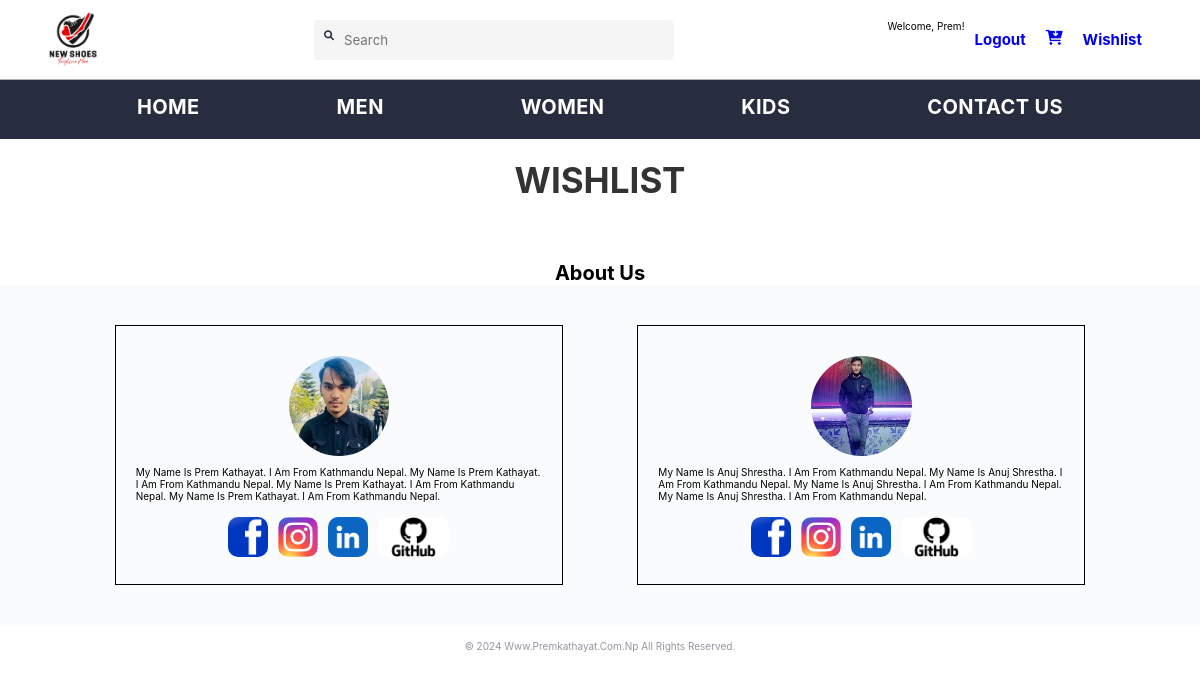
The page /wishlist.php (signed in) on the database as committed earlier.
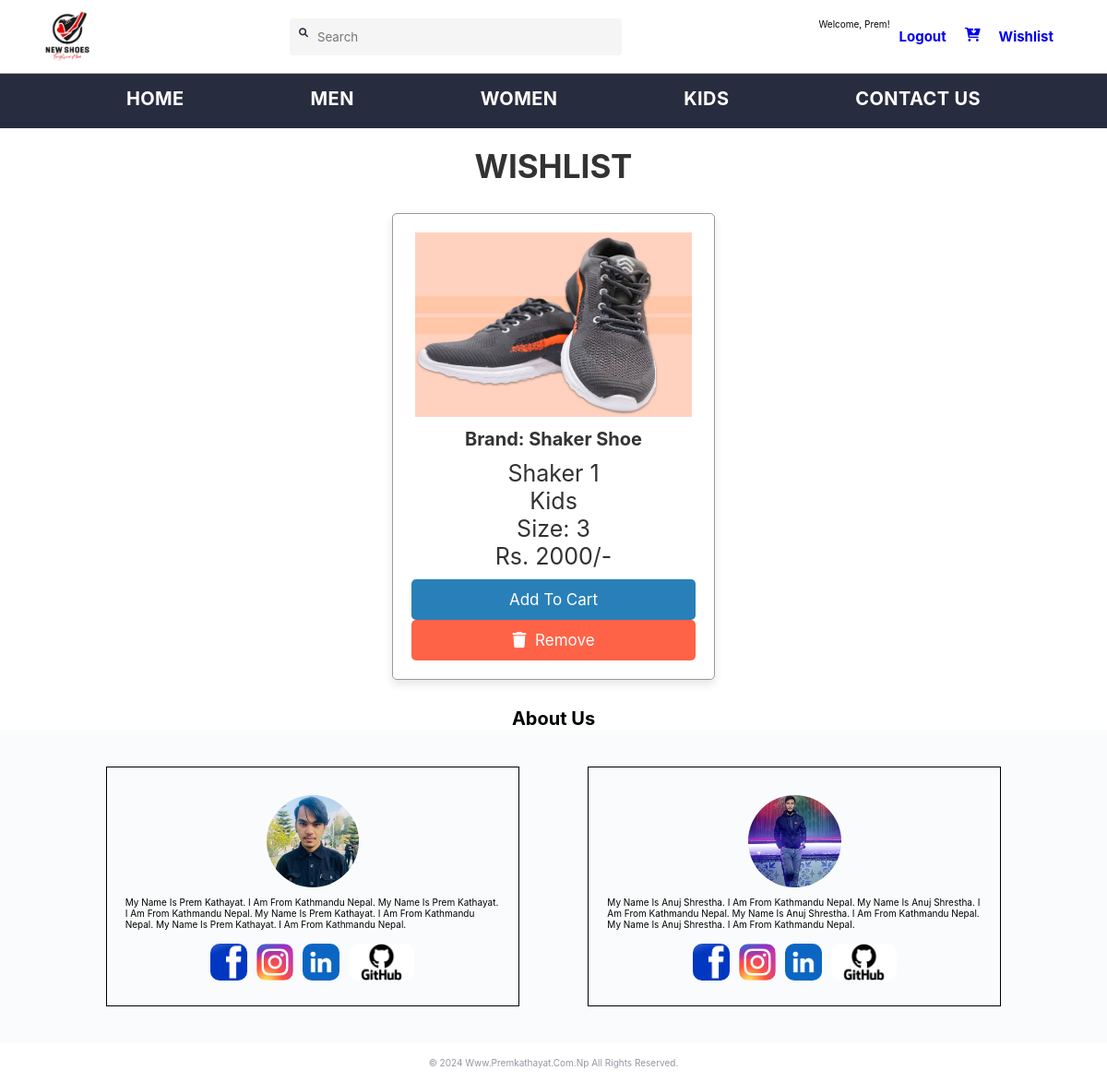
The same page on the database as committed later.
### tables this page shows
CREATE TABLE `customer` (
  `u_id` int(11) NOT NULL,
  `firstname` varchar(20) NOT NULL,
  `lastname` varchar(20) NOT NULL,
  `email` varchar(50) NOT NULL,
  `password` varchar(20) NOT NULL,
  `address` varchar(20) NOT NULL,
  `mobile` int(10) NOT NULL
);

CREATE TABLE `wishlist` (
  `id` int(11) NOT NULL,
  `name` varchar(25) DEFAULT NULL,
  `price` varchar(25) DEFAULT NULL,
  `image` varchar(2000) DEFAULT NULL,
  `quantity` int(255) DEFAULT NULL,
  `size` varchar(10) NOT NULL,
  `brand` varchar(20) NOT NULL,
  `category` varchar(20) NOT NULL,
  `u_id` int(11) DEFAULT NULL
);

### wishlist.php (the view, shortened to what this page needs)
<?php
include 'header.php';
?>
<!DOCTYPE html>
<html lang="en">
<head>
    <link rel="stylesheet" href="https://cdnjs.cloudflare.com/ajax/libs/font-awesome/6.0.0/css/all.min.css">
    <link rel="stylesheet" href="css/style.css">
</head>
<body>
    <div class="container">
        <section class="products">
            <h1 class="heading">Wishlist</h1>
            <div class="box-container">
                <?php
                 $u_id = $_SESSION['u_id'];
                $select_products = mysqli_query($conn, "SELECT * FROM wishlist WHERE u_id = '$u_id'");
                if (mysqli_num_rows($select_products) > 0) {
                    while ($fetch_product = mysqli_fetch_assoc($select_products)) {
                ?>
                         <form action="" method="post">
                            <div class="box">
                                <img src="<?php echo "Admin/uploaded_img/" . $fetch_product['image']; ?>" alt="">
                                <h3>Brand: <?php echo $fetch_product['brand']; ?></h3>
                                <div class='name'><?php echo $fetch_product['name']; ?></div>
                                <div class="category"><?php echo $fetch_product['category']; ?></div>
                                <div class="size">Size: <?php echo $fetch_product['size']; ?></div>
                                <div class="price">Rs. <?php echo $fetch_product['price']; ?>/-</div>
                                <button type="submit" class="btn" name="add_to_cart">Add to Cart</button>
                                <a href="wishlist.php?remove=<?php echo $fetch_product['id']; ?>" onclick="return confirm('Remove item from cart?')" class="delete-btn"><i class="fas fa-trash"></i> Remove</a>
                            </div>
                        </form>
                <?php
                    }
                }
                ?>
            </div>
        </section>
    </div>
    <?php include 'footer.php'; ?>
</body>
</html>

### header.php (shortened to what this page needs)
<?php
include 'config.php';
$username = $_SESSION['uname'];
$stmt = $conn->prepare("SELECT firstname FROM customer WHERE email = ?");
$stmt->bind_param("s", $username);
$stmt->execute();
$stmt->store_result();
if ($stmt->num_rows > 0) {
    $stmt->bind_result($firstname);
} else {
    $firstname = "Unknown";
}
?>
<!DOCTYPE html>
<html lang="en">
<head>
  <link rel="stylesheet" href="https://cdnjs.cloudflare.com/ajax/libs/font-awesome/6.5.1/css/all.min.css"
 />
  <link rel="stylesheet" href="css/index.css">
</head>
<body>
  <header>
    <div class="logo_container">
      <a href="index1.php"><img class="shoe_logo" src="images/logo.png" alt="Logo"></a>
    </div>
    <div class="search_bar">
      <i class="fa-solid fa-magnifying-glass search_icon"></i>
      <input class="search_input" placeholder="Search">
    </div>
    <div class="action_bar">
      Welcome, <?php echo $firstname; ?>!
      <a class="action_container" href="logout.php">
        <span class="action_name">Logout</span>
      </a>
      <a href="cart.php" class="cart_btn"> <i class="fa-solid fa-cart-arrow-down"></i></a>
      <a href="wishlist.php" class="Wish_btn">Wishlist</a>
    </div>
  </header>
  <div class="nav">
    <nav class="nav_bar">
      <a href="index1.php">Home</a>
      <a href="men.php">Men</a>
      <a href="women.php">Women</a>
      <a href="kids.php">Kids</a>
      <a href="contactus.php">Contact Us</a>
    </nav>
  </div>
</body>
</html>

### footer.php (shortened to what this page needs)
<!DOCTYPE html>
<html lang="en">
<head>
  <link rel="stylesheet" href="https://cdnjs.cloudflare.com/ajax/libs/font-awesome/6.5.1/css/all.min.css"
 />
  <link rel="stylesheet" href="css/index.css">
</head>
<body>
  <footer>
    <center>
      <h1>About Us</h1>
    </center>
    <div class="footer_container">
      <div class="profile">
        <div class="prem">
          <img src="images/links/prem.jpg" alt="Prem">
        </div>
        <p>
          My name is prem kathayat. I am from kathmandu nepal. My name is prem kathayat. I am from kathmandu nepal.
          My name is prem kathayat. I am from kathmandu nepal. My name is prem kathayat. I am from kathmandu nepal.
        </p>
        <div class="links">
          <a href="https://www.facebook.com/"> <img src="images/links/fb.png" alt="Prem">
          </a>
          <a href="https://www.facebook.com/"> <img src="images/links/insta.jpg" alt="Prem">
          </a>
          <a href="https://www.facebook.com/"> <img src="images/links/linkedin.png" alt="Prem">
          </a>
          <a href="https://www.facebook.com/"> <img src="images/links/github.png" alt="Prem">
          </a>
        </div>
      </div>
      <div class="profile">
        <div class="anuj">
          <img src="images/links/anuj.jpg" alt="Prem">
        </div>
        <p>
          My name is Anuj Shrestha.
          I am from kathmandu nepal.
          My name is Anuj Shrestha. I am from kathmandu nepal.
          My name is Anuj Shrestha.
          I am from kathmandu nepal.
          My name is Anuj Shrestha. I am from kathmandu nepal.
        </p>
        <div class="links">
          <a href="https://www.facebook.com/"> <img src="images/links/fb.png" alt="Prem">
          </a>
          <a href="https://www.facebook.com/"> <img src="images/links/insta.jpg" alt="Prem">
          </a>
          <a href="https://www.facebook.com/"> <img src="images/links/linkedin.png" alt="Prem">
          </a>
          <a href="https://www.facebook.com/"> <img src="images/links/github.png" alt="Prem">
          </a>
        </div>
      </div>
    </div>
    <div class="copyright">
      © 2024 www.premkathayat.com.np All rights reserved.
    </div>
  </footer>
</body>
</html>

### css/index.css (style rules this page uses)
* { margin: 0; padding: 0; font-family: Assistant, -apple-system, BlinkMacSystemFont, Segoe UI, Roboto, Helvetica, Arial, sans-serif; box-sizing: border-box; }
header { background-color: #ffffff; height: 80px; display: flex; justify-content: space-between; align-items: center; border-bottom: 1px solid #b6b1b1; }
.shoe_logo { height: 55px; }
.logo_container { margin-left: 4%; }
.action_bar { margin-right: 4%; }
.search_bar { height: 40px; min-width: 200px; width: 30%; display: flex; align-items: center; }
.search_icon { box-sizing: content-box; height: 20px; padding: 10px; background-color: #f5f5f6; color: #282c3f; border-radius: 4px 0 0 4px; }
.search_input { color: #696e79; background-color: #f5f5f6; flex-grow: 1; height: 40px; border: 0; border-radius: 0 4px 4px 0; }
.action_bar { display: flex; justify-content: space-evenly; }
.action_bar a { text-decoration: none; display: flex; flex-direction: column; align-items: center; font-size: 15px; font-weight: 700; padding: 10px; align-items: center; }
.nav { display: block; background-color: #282c3f; width: 100%; }
.nav_bar { display: flex; justify-content: space-evenly; background-color: #282c3f; text-align: center; color: #ffffff; }
.nav_bar a { font-size: 20px; letter-spacing: .4px; font-weight: 700; text-transform: uppercase; text-decoration: none; padding: 15px 0; color: #ffffff; border-bottom: 5px solid #282c3f; }
footer { width: 100%; }
.footer_container { width: 100%; padding: 40px; background: #FAFBFC; display: flex; justify-content: space-evenly; }
.profile { padding: 20px; width: 40%; border: 1px solid black; }
.profile .prem, .anuj { margin: 10px; display: flex; justify-content: center; ; }
.footer_container .prem img, .anuj img { height: 100px; border-radius: 50%; }
.footer_container .links img { margin: 5px; height: 40px; border-radius: 10px; }
.footer_container .links { margin-top: 10px; display: flex; justify-content: center; }
.footer_container .links a { text-decoration: none; }
.copyright { color: #94969f; text-align: center; padding: 15px; }

### css/style.css (style rules this page uses)
:root { --blue: #2980b9; --red: tomato; --orange: orange; --black: #333; --white: #fff; --bg-color: #eee; --dark-bg: rgba(0, 0, 0, .7); --box-shadow: 0 .5rem 1rem rgba(0, 0, 0, .1); --border: .1rem solid #999; }
* { font-family: 'Poppins', sans-serif; margin: 0; padding: 0; box-sizing: border-box; outline: none; border: none; text-decoration: none; text-transform: capitalize; }
html { font-size: 62.5%; overflow-x: hidden; }
.container { max-width: 1200px; margin: 0 auto; }
section { padding: 2rem; }
.heading { text-align: center; font-size: 3.5rem; text-transform: uppercase; color: var(--black); margin-bottom: 2rem; }
.btn, .option-btn, .delete-btn { display: block; width: 100%; text-align: center; background-color: var(--blue); color: var(--white); font-size: 1.7rem; padding: 1.2rem 3rem; border-radius: .5rem; cursor: pointer; margin-top: 1rem; }
.option-btn i, .delete-btn i { padding-right: .5rem; }
.delete-btn { margin-top: 0; background-color: var(--red); }
.products .box-container { display: grid; grid-template-columns: repeat(auto-fit, 35rem); gap: 1.5rem; justify-content: center; padding: 10px; }
.products .box-container .box { text-align: center; padding: 2rem; box-shadow: var(--box-shadow); border: var(--border); border-radius: .5rem; }
.products .box-container .box img { height: 200px; width: 300px; }
.products .box-container .box h3 { margin: 1rem 0; font-size: 2rem; color: var(--black); }
.products .box-container .box .price, .name, .category, .size { font-size: 2.5rem; color: var(--black); }

Rows that differ between the two databases and show on the page:
added wishlist: image (picture), brand "Shaker Shoe", name "Shaker 1", category "Kids", size "3", price "2000"
